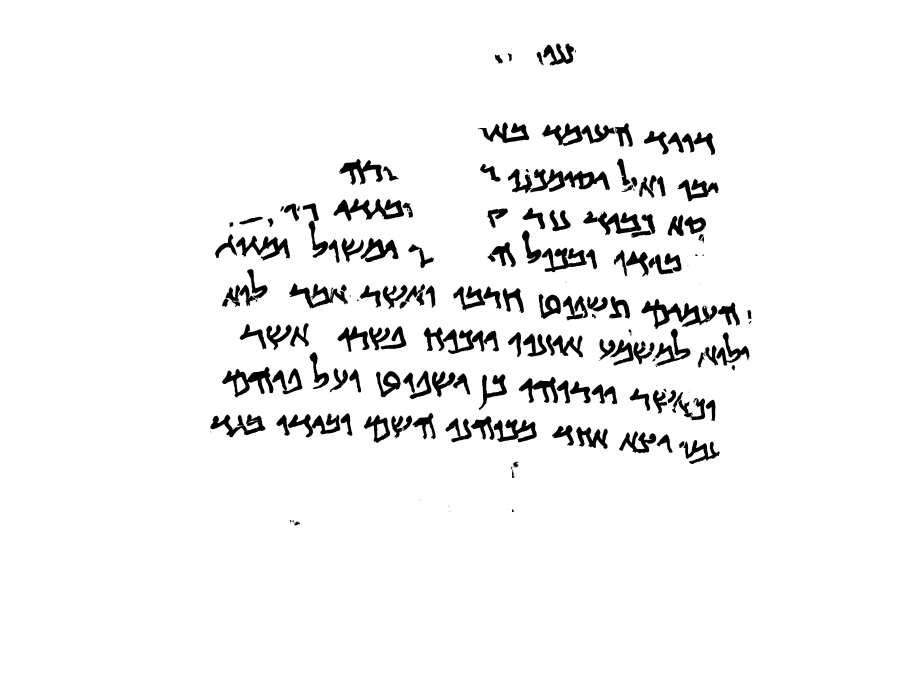
#> input picture JustBinarisedImages/P583-Fg006-R-C01-R01-binarized.jpg, 3608 x 2706 px, found by its file name (shown at 1/4 size)
$ python pre-processing.py
#> lines starting #> are read from the running program, lines starting #| are printed output that depends on the picture; after the words box and inside, x2 and y2 are one past the last pixel; in counts of white or black regions, pixels touching at a corner belong together
import cv2
import numpy as np
import os
from os import listdir
from os.path import isfile, join

# Load image
img_path = 'C:/Users/rober/PycharmProjects/Handwritten-Recognition/JustBinarisedImages/P583-Fg006-R-C01-R01-binarized.jpg'
image = cv2.imread(img_path, cv2.IMREAD_COLOR)
#> image is the input picture: shape (2706, 3608, 3); min 0, max 255, mean 242.7

"""
# Display the image
if image is None:
    print("Error: Unable to load image.")
else:
    # Convert color channels from BGR to RGB
    image_rgb = cv2.cvtColor(image, cv2.COLOR_BGR2RGB)

    # Create a window that resizes according to the image size
    cv2.namedWindow('Binarized Dead Sea Scroll Example', cv2.WINDOW_NORMAL)

    # Display the image
    cv2.imshow('Binarized Dead Sea Scroll Example', image_rgb)
    cv2.waitKey(0)
    cv2.destroyAllWindows()
"""

# Pre-process image (Inverting the image to a binary image and tresholding it with Otsu's method)
img = cv2.cvtColor(image, cv2.COLOR_BGR2GRAY)

ret, th = cv2.threshold(img, 0, 255, cv2.THRESH_BINARY+cv2.THRESH_OTSU)
#> th: shape (2706, 3608); 95.2% white; 197 black regions (35 under 20 px), largest, box (x1, y1, x2, y2) and area: (2121, 676, 2439, 770) 13002, (2565, 1196, 2869, 1316) 12985, (1334, 794, 1616, 884) 11113
#> ret = 130
inverted_img = cv2.bitwise_not(th)
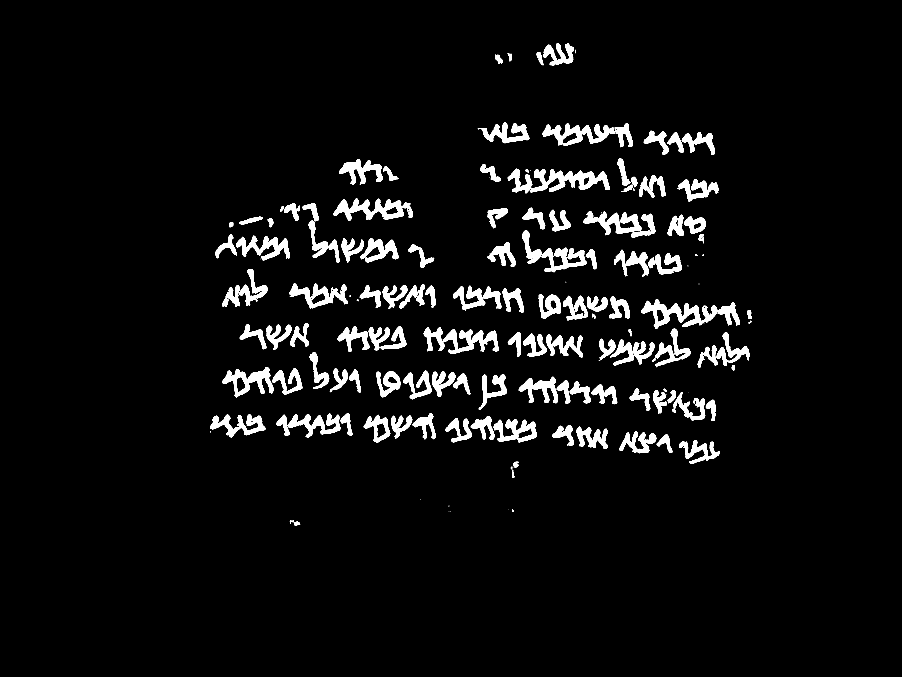
#> inverted_img: shape (2706, 3608) (shown at 1/4 size); 4.8% white; 197 white regions (35 under 20 px), largest, box (x1, y1, x2, y2) and area: (2121, 676, 2439, 770) 13002, (2565, 1196, 2869, 1316) 12985, (1334, 794, 1616, 884) 11113

"""
# Display the pre-processed image
if inverted_img is None:
    print("Error: Unable to load image.")
else:

    # Create a window that resizes according to the image size
    cv2.namedWindow('Pre-processed Dead Sea Scroll Example', cv2.WINDOW_NORMAL)

    # Display the image
    cv2.imshow('Pre-processed Dead Sea Scroll Example', inverted_img)
    cv2.waitKey(0)
    cv2.destroyAllWindows()
"""

# Create a directory to save the morphological operation images
output_dir = 'MorphologicalOperationImages'
os.makedirs(output_dir, exist_ok=True)

cv2.imwrite(f'{output_dir}/Preprocessed_Image.jpg', inverted_img)

# Define different structuring elements for morphological operations
kernels = [
    cv2.getStructuringElement(cv2.MORPH_RECT, (3, 3)),  # Small Rectangular kernel
    cv2.getStructuringElement(cv2.MORPH_RECT, (6, 6)),  # Medium Rectangular kernel
    cv2.getStructuringElement(cv2.MORPH_RECT, (9, 9)),  # Big Rectangular kernel

    cv2.getStructuringElement(cv2.MORPH_ELLIPSE, (3, 3)),  # Small Elliptical kernel
    cv2.getStructuringElement(cv2.MORPH_ELLIPSE, (6, 6)),  # Medium Elliptical kernel
    cv2.getStructuringElement(cv2.MORPH_ELLIPSE, (9, 9)),  # Big Elliptical kernel

    cv2.getStructuringElement(cv2.MORPH_CROSS, (3, 3)),  # Small Cross-shaped kernel
    cv2.getStructuringElement(cv2.MORPH_CROSS, (6, 6)),  # Medium Cross-shaped kernel
    cv2.getStructuringElement(cv2.MORPH_CROSS, (9, 9)),  # Big Cross-shaped kernel
]

# Apply morphological operations with different kernels and save the results
for i, kernel in enumerate(kernels):
    # Dilation
    dilated_img = cv2.dilate(inverted_img, kernel, iterations=1)
    cv2.imwrite(f'{output_dir}/Dilation_Image_{i}.jpg', dilated_img)

    # Erosion
    eroded_img = cv2.erode(inverted_img, kernel, iterations=1)
    cv2.imwrite(f'{output_dir}/Erosion_Image_{i}.jpg', eroded_img)

    # Opening
    opened_img = cv2.morphologyEx(inverted_img, cv2.MORPH_OPEN, kernel)
    cv2.imwrite(f'{output_dir}/Opening_Image_{i}.jpg', opened_img)

    # Closing
    closed_img = cv2.morphologyEx(inverted_img, cv2.MORPH_CLOSE, kernel)
    cv2.imwrite(f'{output_dir}/Closing_Image_{i}.jpg', closed_img)
#> this loop made 9 passes
#> pass 1, `dilated_img = cv2.dilate(inverted_img, kernel, iterations=1)`:
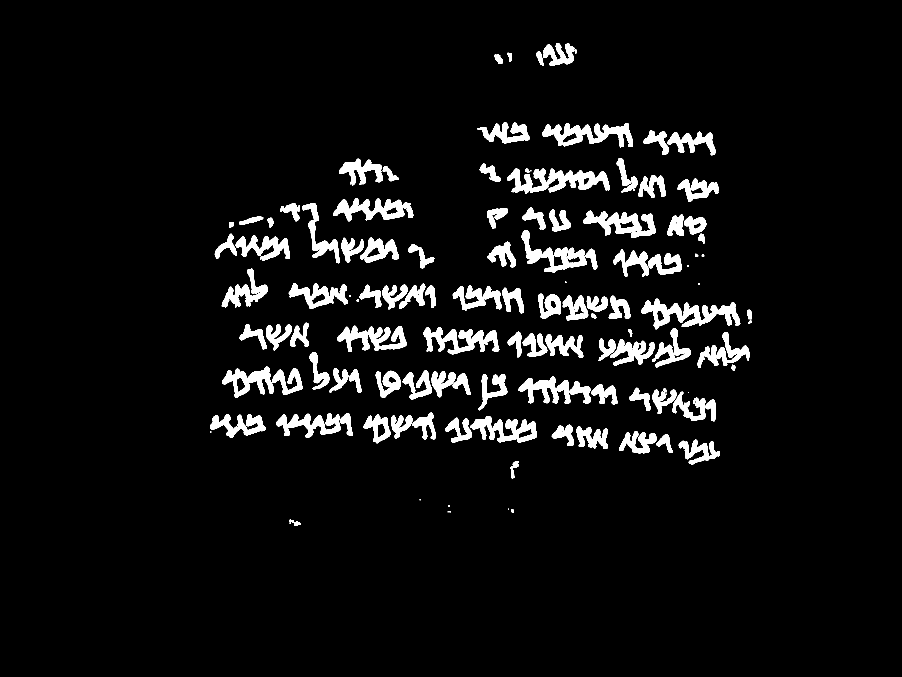
#> dilated_img: shape (2706, 3608) (shown at 1/4 size); 5.6% white; 144 white regions (14 under 20 px), largest, box (x1, y1, x2, y2) and area: (2030, 674, 2440, 774) 19516, (2564, 1195, 2961, 1317) 19088, (2168, 492, 2532, 588) 16345
#> pass 1, `eroded_img = cv2.erode(inverted_img, kernel, iterations=1)`:
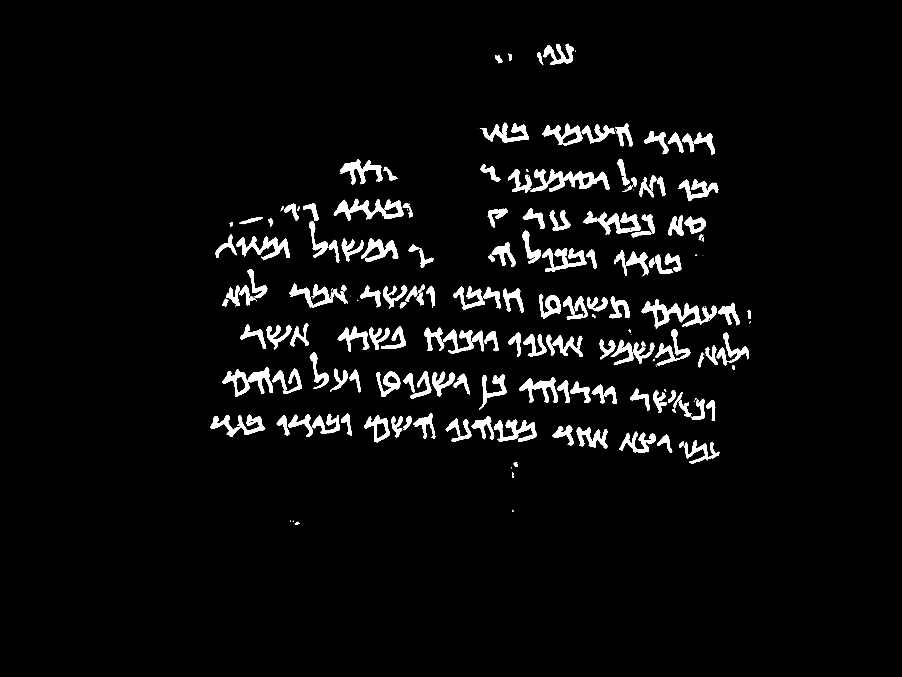
#> eroded_img: shape (2706, 3608) (shown at 1/4 size); 4% white; 199 white regions (37 under 20 px), largest, box (x1, y1, x2, y2) and area: (2122, 677, 2438, 768) 11061, (2566, 1197, 2868, 1315) 10942, (1335, 795, 1615, 883) 9548

# It seemed like closing produced the cleanest outputs.
# Specifically, the closing morphological operation with a "big" ellptical structuring element.

$ run again, with JustBinarisedImages/P106-Fg002-R-C01-R01-binarized.jpg copied over JustBinarisedImages/P583-Fg006-R-C01-R01-binarized.jpg
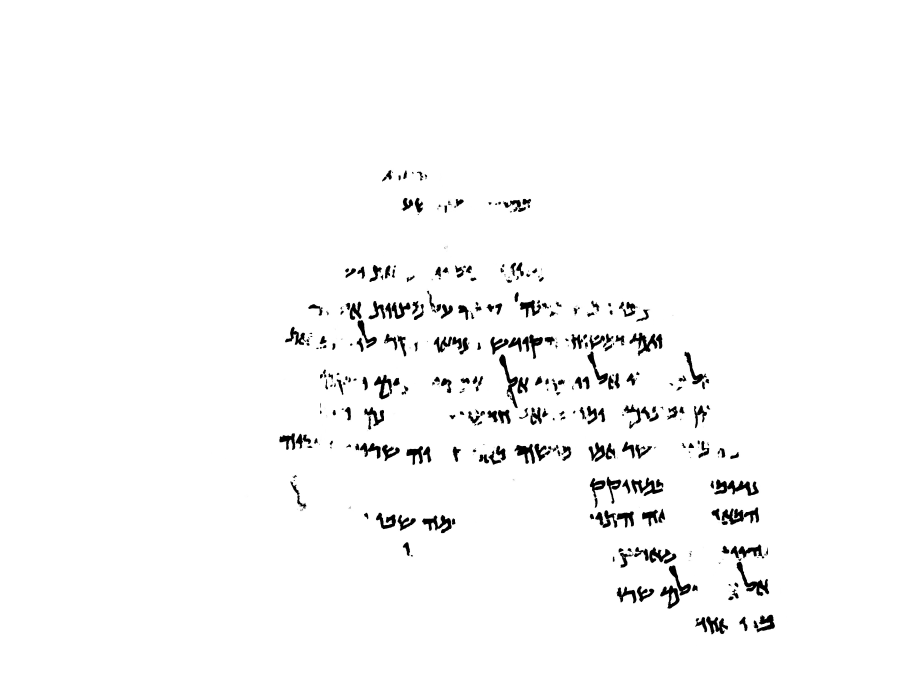
#> input picture JustBinarisedImages/P106-Fg002-R-C01-R01-binarized.jpg, 3608 x 2706 px, found by its file name (shown at 1/4 size)
#> image is the input picture: shape (2706, 3608, 3); min 0, max 255, mean 248.9
#> th: shape (2706, 3608); 97.6% white; 418 black regions (99 under 20 px), largest, box (x1, y1, x2, y2) and area: (2857, 1917, 3035, 1983) 5479, (2947, 2247, 3077, 2384) 4737, (2518, 1330, 2630, 1424) 3988
#> ret = 131
#> `inverted_img = cv2.bitwise_not(th)`:
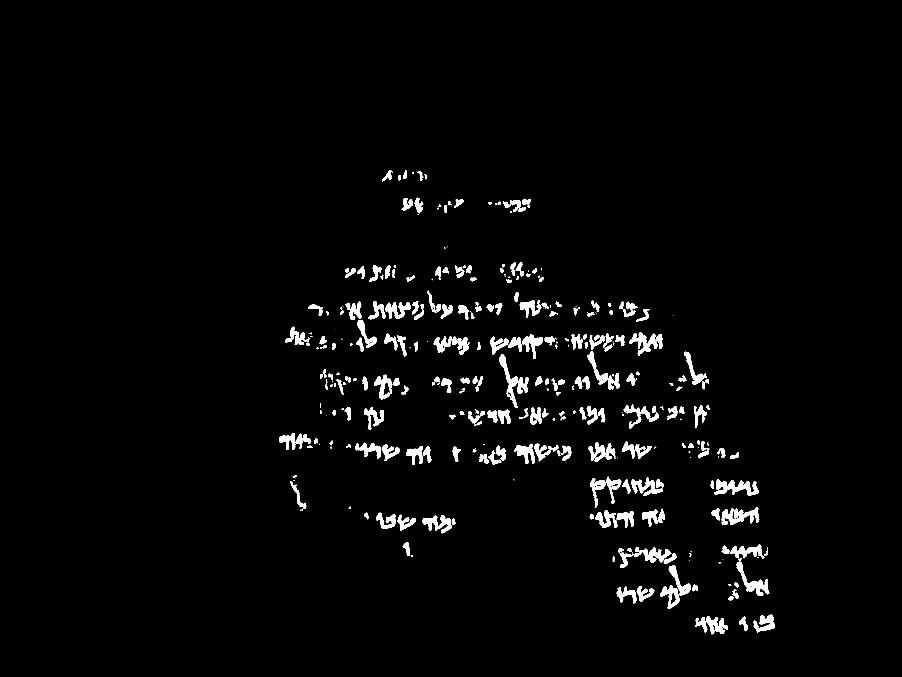
#> inverted_img: shape (2706, 3608) (shown at 1/4 size); 2.4% white; 418 white regions (99 under 20 px), largest, box (x1, y1, x2, y2) and area: (2857, 1917, 3035, 1983) 5479, (2947, 2247, 3077, 2384) 4737, (2518, 1330, 2630, 1424) 3988
#> the loop `for i, kernel in enumerate(kernels):` made 9 passes
#> pass 1, `eroded_img = cv2.erode(inverted_img, kernel, iterations=1)`:
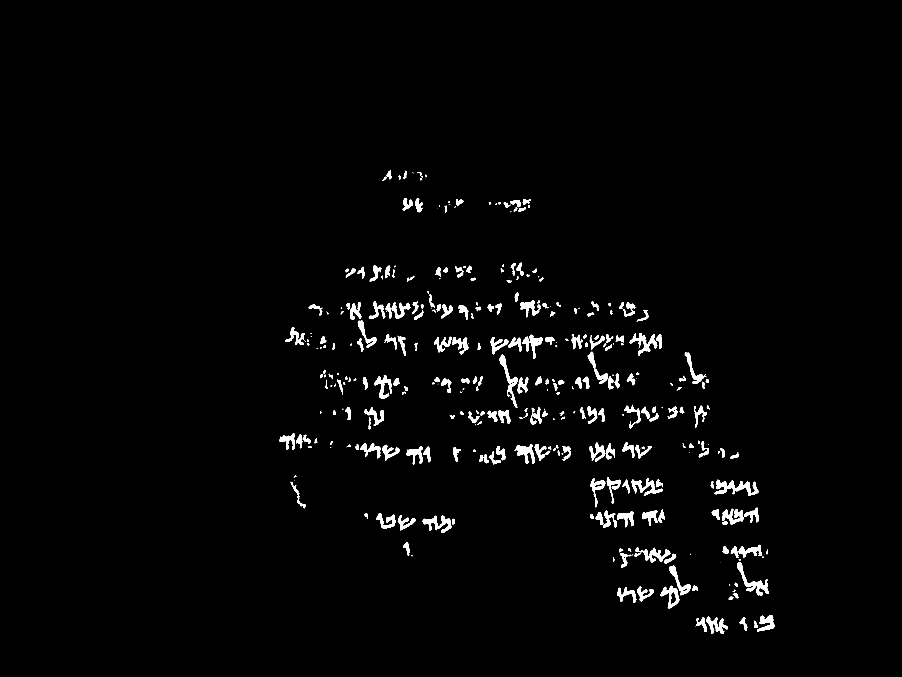
#> eroded_img: shape (2706, 3608) (shown at 1/4 size); 1.8% white; 367 white regions (72 under 20 px), largest, box (x1, y1, x2, y2) and area: (2858, 1919, 3034, 1982) 4494, (2948, 2248, 3076, 2383) 3893, (2519, 1332, 2629, 1423) 3180

$ run again, with JustBinarisedImages/P123-Fg001-R-C01-R01-binarized.jpg copied over JustBinarisedImages/P583-Fg006-R-C01-R01-binarized.jpg
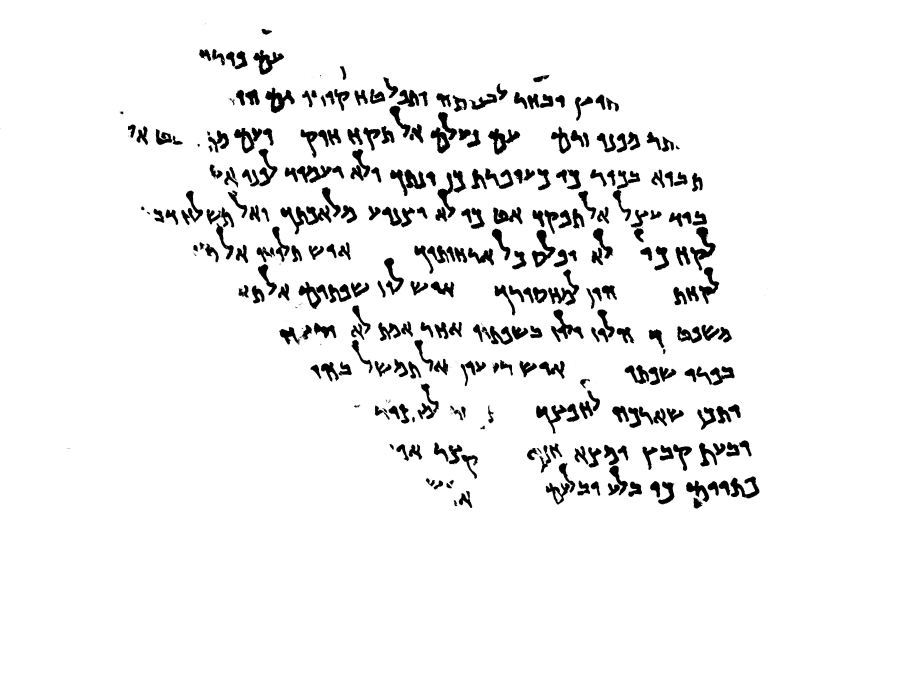
#> input picture JustBinarisedImages/P123-Fg001-R-C01-R01-binarized.jpg, 3608 x 2706 px, found by its file name (shown at 1/4 size)
#> image is the input picture: shape (2706, 3608, 3); min 0, max 255, mean 240.2
#> th: shape (2706, 3608); 94.2% white; 342 black regions (40 under 20 px), largest, box (x1, y1, x2, y2) and area: (1122, 820, 1326, 938) 8193, (2761, 907, 2863, 1083) 6294, (2192, 1077, 2317, 1222) 5863
#> ret = 130
#> `inverted_img = cv2.bitwise_not(th)`:
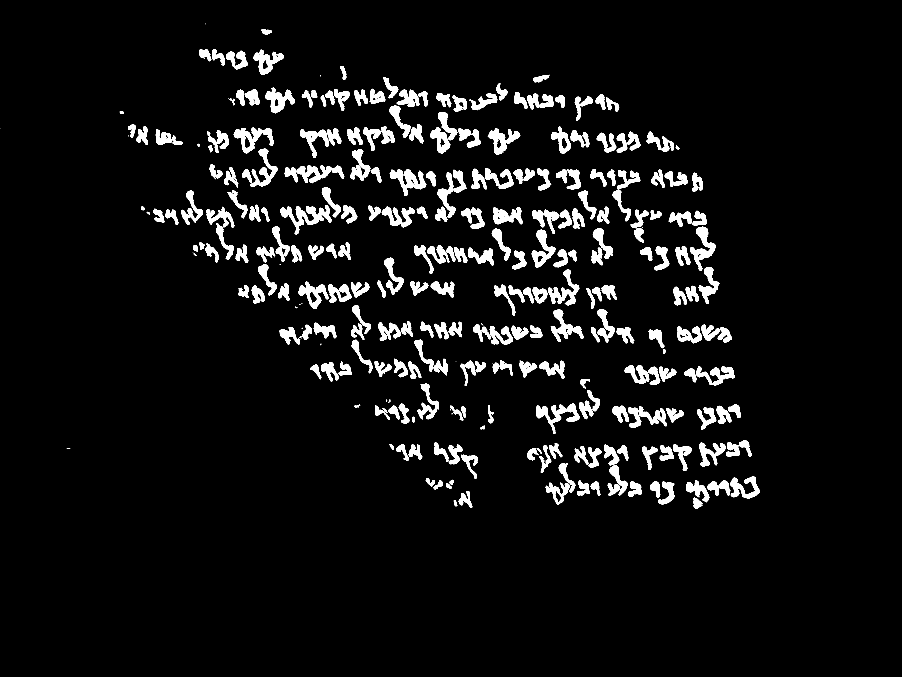
#> inverted_img: shape (2706, 3608) (shown at 1/4 size); 5.8% white; 342 white regions (40 under 20 px), largest, box (x1, y1, x2, y2) and area: (1122, 820, 1326, 938) 8193, (2761, 907, 2863, 1083) 6294, (2192, 1077, 2317, 1222) 5863
#> the loop `for i, kernel in enumerate(kernels):` made 9 passes
#> pass 1, `eroded_img = cv2.erode(inverted_img, kernel, iterations=1)`:
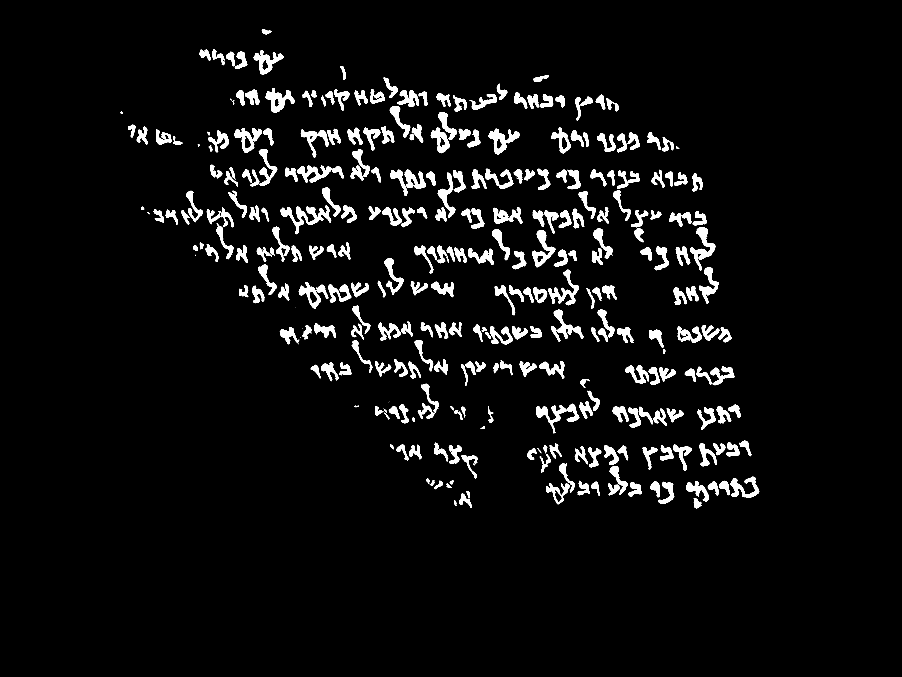
#> eroded_img: shape (2706, 3608) (shown at 1/4 size); 4.7% white; 331 white regions (21 under 20 px), largest, box (x1, y1, x2, y2) and area: (1123, 822, 1325, 937) 6757, (2762, 908, 2861, 1081) 5413, (1953, 515, 2079, 618) 4802
